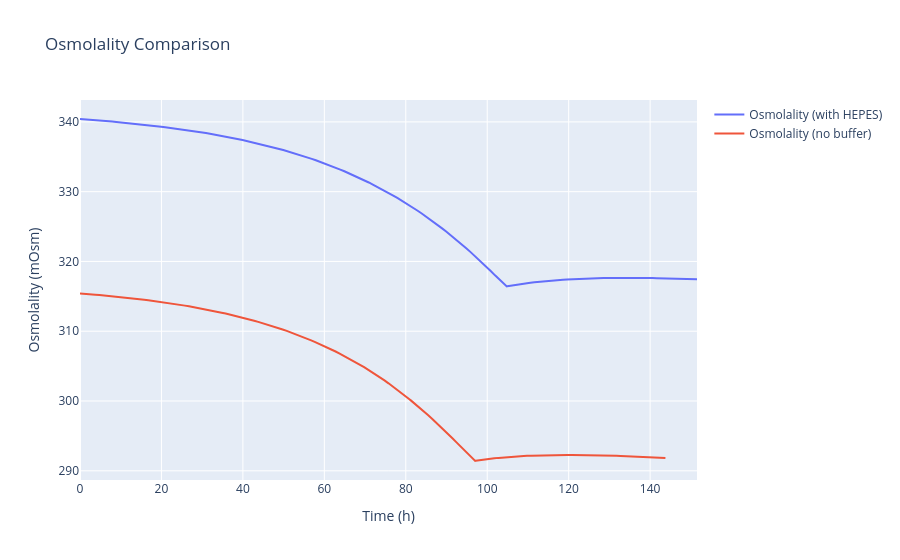

Notebook code for this chart:
### Markdown cell above
## Test 9: Osmolality Contribution

Verify that the buffer contributes to osmolality. The osmolality should include the HEPES
contribution (25 mmol/L = 25 mOsm additional).

### Code cell
osm_with_buf = batch_buf.osm_list
osm_no_buf = batch.osm_list

fig = go.Figure()
fig.add_trace(go.Scatter(x=t, y=osm_with_buf, name='Osmolality (with HEPES)'))
fig.add_trace(go.Scatter(x=batch.t_points, y=osm_no_buf, name='Osmolality (no buffer)'))
fig.update_layout(title='Osmolality Comparison', xaxis_title='Time (h)', yaxis_title='Osmolality (mOsm)')
fig.show()

diff_init = osm_with_buf[0] - osm_no_buf[0]
print(f'Osmolality difference at t=0: {diff_init:.2f} mOsm (expected ~25 for 25 mmol/L HEPES)')
print('✓ Osmolality contribution test completed.')

### Figure 1 — Plotly figure (JSON) as saved in the notebook; plotly's stock layout.template omitted (floating-point values rounded to 4 significant figures; data arrays with more than 128 entries replaced by an {"elided": "..."} marker saying what was removed)
{"data": [{"name": "Osmolality (with HEPES)", "type": "scatter", "x": {"elided": "178 float values"}, "y": {"elided": "178 float values"}}, {"name": "Osmolality (no buffer)", "type": "scatter", "x": {"elided": "181 float values"}, "y": {"elided": "181 float values"}}], "layout": {"title": {"text": "Osmolality Comparison"}, "xaxis": {"title": {"text": "Time (h)"}}, "yaxis": {"title": {"text": "Osmolality (mOsm)"}}}}
